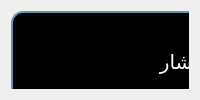
         <widget class="QWidget" name="olom">
          <layout class="QVBoxLayout" name="verticalLayout_8">
           <item>
            <widget class="QWidget" name="widget_4" native="true">
             <widget class="QPushButton" name="btn_sorat">
              <property name="geometry">
               <rect>
                <x>380</x>
                <y>0</y>
                <width>331</width>
                <height>101</height>
               </rect>
              </property>
              <property name="minimumSize">
               <size>
                <width>0</width>
                <height>101</height>
               </size>
              </property>
              <property name="maximumSize">
               <size>
                <width>999</width>
                <height>101</height>
               </size>
              </property>
              <property name="font">
               <font>
                <pointsize>15</pointsize>
                <weight>50</weight>
                <italic>false</italic>
                <bold>false</bold>
               </font>
              </property>
              <property name="styleSheet">
               <string notr="true"> background-color: #000; color: #fff; padding: 0px;
border-radius: 12px;
border-style: solid;
border-color: #6096B4;
border-width: 2px 2px 2px 2px;</string>
              </property>
              <property name="text">
               <string>سرعت</string>
              </property>
             </widget>
             <widget class="QPushButton" name="btn_sorat_5">
              <property name="geometry">
               <rect>
                <x>0</x>
                <y>0</y>
                <width>341</width>
                <height>101</height>
               </rect>
              </property>
              <property name="minimumSize">
               <size>
                <width>0</width>
                <height>101</height>
               </size>
              </property>
              <property name="maximumSize">
               <size>
                <width>999</width>
                <height>101</height>
               </size>
              </property>
              <property name="font">
               <font>
                <pointsize>15</pointsize>
                <weight>50</weight>
                <italic>false</italic>
                <bold>false</bold>
               </font>
              </property>
              <property name="styleSheet">
               <string notr="true"> background-color: #000; color: #fff; padding: 0px;
border-radius: 12px;
border-style: solid;
border-color: #6096B4;
border-width: 2px 2px 2px 2px;</string>
              </property>
              <property name="text">
               <string>فشار</string>
              </property>
             </widget>
             <widget class="QPushButton" name="btn_sorat_2">
              <property name="geometry">
               <rect>
                <x>380</x>
                <y>130</y>
                <width>331</width>
                <height>101</height>
               </rect>
              </property>
              <property name="minimumSize">
               <size>
                <width>0</width>
                <height>101</height>
               </size>
              </property>
              <property name="maximumSize">
               <size>
                <width>9999</width>
                <height>101</height>
               </size>
              </property>
              <property name="font">
               <font>
                <pointsize>15</pointsize>
                <weight>50</weight>
                <italic>false</italic>
                <bold>false</bold>
               </font>
              </property>
              <property name="styleSheet">
               <string notr="true"> background-color: #000; color: #fff; padding: 0px;
border-radius: 12px;
border-style: solid;
border-color: #6096B4;
border-width: 2px 2px 2px 2px;</string>
              </property>
              <property name="text">
               <string>شتاب</string>
              </property>
             </widget>
             <widget class="QPushButton" name="btn_sorat_12">
              <property name="geometry">
               <rect>
                <x>0</x>
                <y>130</y>
                <width>341</width>
                <height>101</height>
               </rect>
              </property>
              <property name="minimumSize">
               <size>
                <width>0</width>
                <height>101</height>
               </size>
              </property>
              <property name="maximumSize">
               <size>
                <width>9999</width>
                <height>101</height>
               </size>
              </property>
              <property name="font">
               <font>
                <pointsize>15</pointsize>
                <weight>50</weight>
                <italic>false</italic>
                <bold>false</bold>
               </font>
              </property>
              <property name="styleSheet">
               <string notr="true"> background-color: #000; color: #fff; padding: 0px;
border-radius: 12px;
border-style: solid;
border-color: #6096B4;
border-width: 2px 2px 2px 2px;</string>
              </property>
              <property name="text">
               <string>چگالی</string>
              </property>
             </widget>
            </widget>
           </item>
          </layout>
         </widget>
